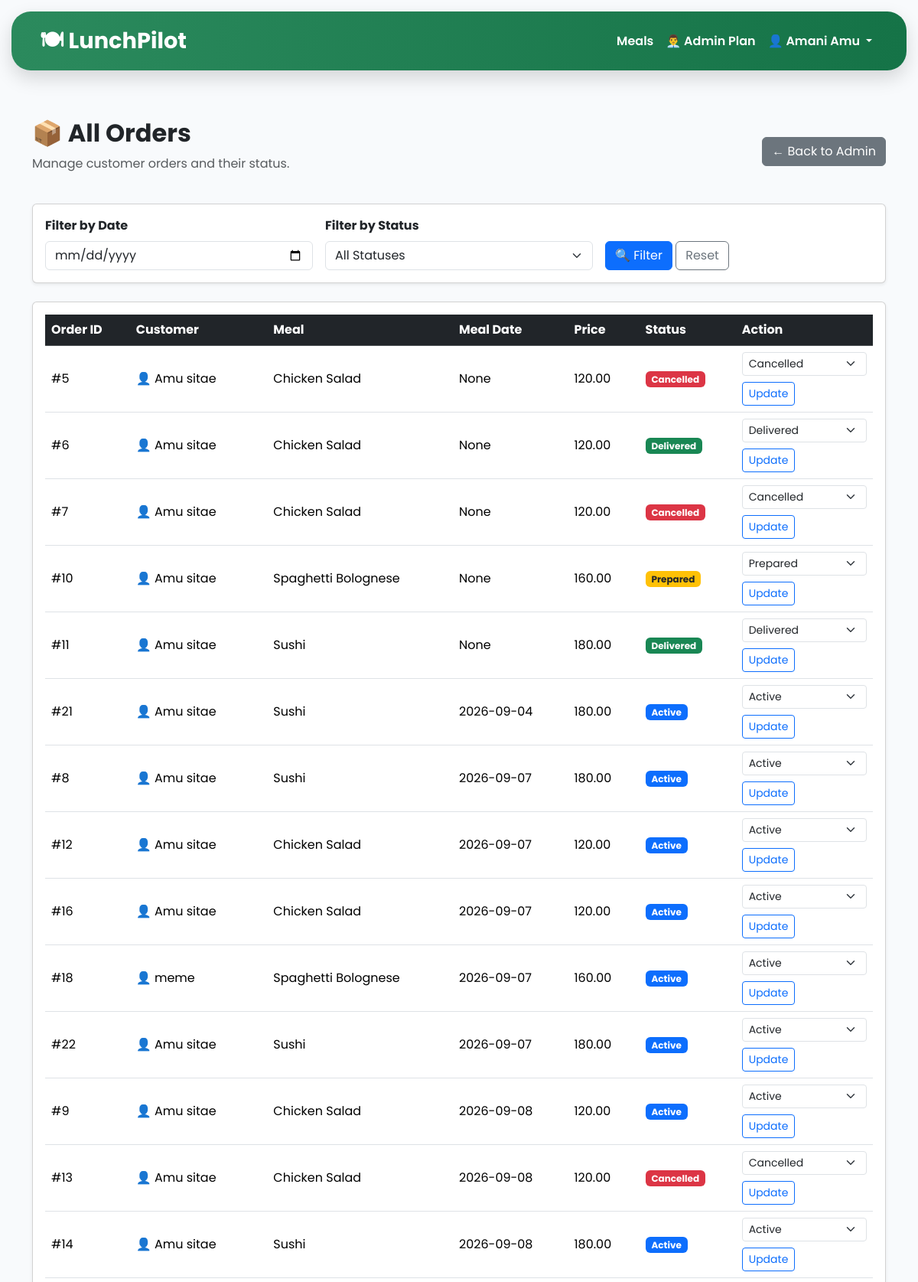
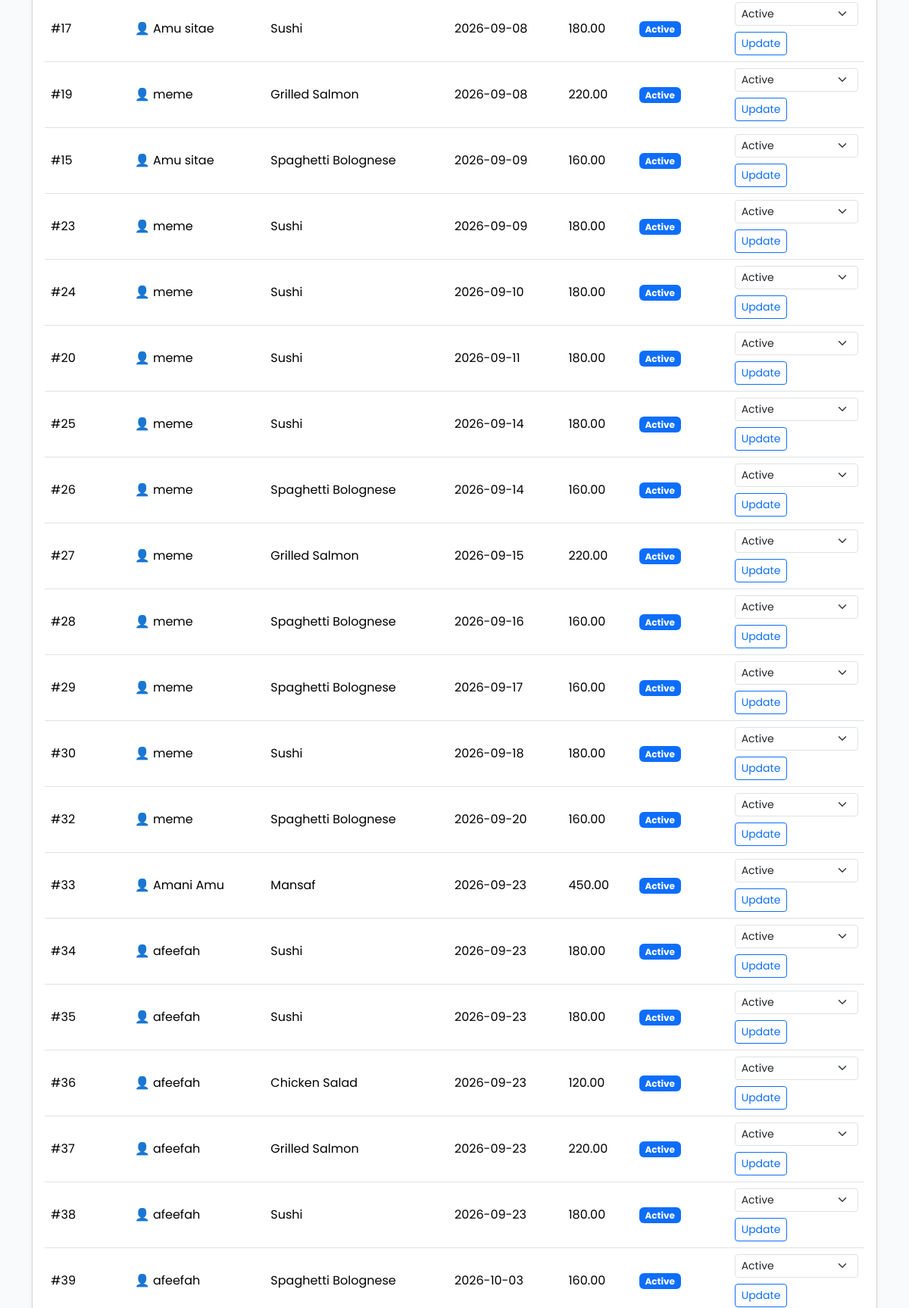
Screenshot of /admin/orders (signed in, upper part) with the database file from the repository (2 pictures, top to bottom).
### tables this page shows
CREATE TABLE users(

        id INTEGER PRIMARY KEY AUTOINCREMENT,
        fullname TEXT NOT NULL,
        email TEXT UNIQUE NOT NULL,
        password TEXT NOT NULL

    , is_admin INTEGER DEFAULT 0, allergy TEXT DEFAULT 'None', daily_calorie_goal INTEGER DEFAULT 2000, monthly_budget REAL DEFAULT 3000, food_preference TEXT DEFAULT 'No Preference');

CREATE TABLE orders(

        id INTEGER PRIMARY KEY AUTOINCREMENT,

        user_id INTEGER NOT NULL,

        meal_id INTEGER NOT NULL,

        order_date TEXT,

        total_price REAL, status TEXT DEFAULT 'Active', meal_date TEXT,

        FOREIGN KEY(user_id) REFERENCES users(id),

        FOREIGN KEY(meal_id) REFERENCES meals(id)

    );

CREATE TABLE meals(

        id INTEGER PRIMARY KEY AUTOINCREMENT,

        meal_name TEXT NOT NULL,

        category TEXT NOT NULL,

        calories INTEGER NOT NULL,

        price REAL NOT NULL,

        ingredients TEXT,

        image TEXT

    );

### routes/admin.py (the view, shortened to what this page needs)
@admin.route("/admin/orders")
def admin_orders():
    if "user_id" not in session:
        return redirect(url_for("auth.login"))
    connection = get_connection()
    cursor = connection.cursor()
    cursor.execute(
        "SELECT is_admin FROM users WHERE id = ?",
        (session["user_id"],)
    )
    user = cursor.fetchone()
    selected_date = request.args.get(
        "date",
        ""
    )
    selected_status = request.args.get(
        "status",
        ""
    )
    query = """
        SELECT
            orders.id,
            users.fullname,
            meals.meal_name,
            orders.meal_date,
            orders.total_price,
            orders.status
        FROM orders
        JOIN users
        ON orders.user_id = users.id
        JOIN meals
        ON orders.meal_id = meals.id
        WHERE 1=1
    """
    params = []
    query += """
        ORDER BY orders.meal_date ASC,
                 orders.id ASC
    """
    cursor.execute(
        query,
        params
    )
    orders = cursor.fetchall()
    connection.close()
    return render_template(
        "admin_orders.html",
        orders=orders,
        selected_date=selected_date,
        selected_status=selected_status
    )

### database.py (called while the page is built)
def get_connection():
    return sqlite3.connect(DATABASE)

### templates/admin_orders.html (shortened to what this page needs)
{% extends "base.html" %}
{% block content %}
<div class="container py-5">
    <div class="d-flex justify-content-between align-items-center mb-4">
        <div>
            <h2 class="fw-bold">📦 All Orders</h2>
            <p class="text-muted">
                Manage customer orders and their status.
            </p>
        </div>
        <a href="{{ url_for('admin.admin_plan') }}"
           class="btn btn-secondary">
            ← Back to Admin
        </a>
    </div>
    <div class="card shadow-sm mb-4">
        <div class="card-body">
            <form method="GET"
                  action="{{ url_for('admin.admin_orders') }}">
                <div class="row g-3 align-items-end">
                    <div class="col-md-4">
                        <label class="form-label fw-bold">
                            Filter by Date
                        </label>
                        <input
                            type="date"
                            name="date"
                            class="form-control"
                            value="{{ selected_date }}"
                        >
                    </div>
                    <div class="col-md-4">
                        <label class="form-label fw-bold">
                            Filter by Status
                        </label>
                        <select
                            name="status"
                            class="form-select"
                        >
                            <option value="">
                                All Statuses
                            </option>
                        </select>
                    </div>
                    <div class="col-md-4">
                        <button
                            type="submit"
                            class="btn btn-primary"
                        >
                            🔍 Filter
                        </button>
                        <a
                            href="{{ url_for('admin.admin_orders') }}"
                            class="btn btn-outline-secondary"
                        >
                            Reset
                        </a>
                    </div>
                </div>
            </form>
        </div>
    </div>
    <div class="card shadow-sm">
        <div class="card-body">
            <div class="table-responsive">
                <table class="table table-hover align-middle">
                    <thead class="table-dark">
                        <tr>
                            <th>Order ID</th>
                            <th>Customer</th>
                            <th>Meal</th>
                            <th>Meal Date</th>
                            <th>Price</th>
                            <th>Status</th>
                            <th>Action</th>
                        </tr>
                    </thead>
                    <tbody>
                        {% if orders %}
                            {% for order in orders %}
                            <tr>
                                <td>
                                    #{{ order[0] }}
                                </td>
                                <td>
                                    👤 {{ order[1] }}
                                </td>
                                <td>
                                    {{ order[2] }}
                                </td>
                                <td>
                                    {{ order[3] }}
                                </td>
                                <td>
                                    {{ "%.2f"|format(order[4]) }}
                                </td>
                                <td>
                                    {% if order[5] == "Active" %}
                                        <span class="badge bg-primary">
                                            Active
                                        </span>
                                    {% elif order[5] == "Prepared" %}
                                        <span class="badge bg-warning text-dark">
                                            Prepared
                                        </span>
                                    {% elif order[5] == "Delivered" %}
                                        <span class="badge bg-success">
                                            Delivered
                                        </span>
                                    {% elif order[5] == "Cancelled" %}
                                        <span class="badge bg-danger">
                                            Cancelled
                                        </span>
                                    {% else %}
                                        <span class="badge bg-secondary">
                                            {{ order[5] }}
                                        </span>
                                    {% endif %}
                                </td>
                                <td>
                                    <form
                                        method="POST"
                                        action="{{ url_for('admin.admin_update_order', order_id=order[0]) }}"
                                    >
                                        <select
                                            name="status"
                                            class="form-select form-select-sm mb-2"
                                        >
                                            <option value="Active"
                                                {% if order[5] == "Active" %}selected{% endif %}>
                                                Active
                                            </option>
                                            <option value="Prepared"
                                                {% if order[5] == "Prepared" %}selected{% endif %}>
                                                Prepared
                                            </option>
                                            <option value="Delivered"
                                                {% if order[5] == "Delivered" %}selected{% endif %}>
                                                Delivered
                                            </option>
                                            <option value="Cancelled"
                                                {% if order[5] == "Cancelled" %}selected{% endif %}>
                                                Cancelled
                                            </option>
                                        </select>
                                        <button
                                            type="submit"
                                            class="btn btn-sm btn-outline-primary"
                                        >
                                            Update
                                        </button>
                                    </form>
                                </td>
                            </tr>
                            {% endfor %}
                        {% endif %}
                    </tbody>
                </table>
            </div>
        </div>
    </div>
</div>
{% endblock %}

### templates/base.html (shortened to what this page needs)
<!DOCTYPE html>
<html lang="en">
<head>
    <link href="https://cdn.jsdelivr.net/npm/bootstrap@5.3.7/dist/css/bootstrap.min.css"
          rel="stylesheet">
    <link rel="stylesheet"
          href="{{ url_for('static', filename='css/style.css') }}">
    <link rel="stylesheet"
        href="https://cdn.jsdelivr.net/npm/bootstrap-icons@1.11.3/font/bootstrap-icons.min.css">
</head>
<body>
    <nav class="navbar navbar-expand-lg lunchpilot-navbar">
        <div class="container">
            <a class="navbar-brand fw-bold"
               href="/">
                🍽 LunchPilot
            </a>
            <div class="collapse navbar-collapse"
                 id="navbarNav">
                <ul class="navbar-nav ms-auto">
                    {% if session.get("is_admin") == 1 %}
                    <li class="nav-item">
                        <a class="nav-link"
                           href="/meals">
                            Meals
                         </a>
                      </li>
                    <li class="nav-item">
                        <a class="nav-link"
                           href="{{ url_for('admin.admin_plan') }}">
                            👨‍💼 Admin Plan
                        </a>
                    </li>
                    <li class="nav-item dropdown">
                        <a class="nav-link dropdown-toggle"
                           href="#"
                           id="adminDropdown"
                           role="button"
                           data-bs-toggle="dropdown"
                           aria-expanded="false">
                            👤 {{ session.get("fullname") }}
                        </a>
                    </li>
                    {% endif %}
                </ul>
            </div>
        </div>
    </nav>
    <main>
        {% block content %}
        {% endblock %}
    </main>
</body>
</html>

### static/css/style.css (style rules this page uses)
body { font-family: 'Poppins', sans-serif; background-color: #f8fafc; color: #212529; margin: 0; padding: 0; }
.navbar { background: linear-gradient( 90deg, #2b8a5d, #157347 ) !important; border-radius: 25px; margin: 15px; padding: 12px 25px; box-shadow: 0 10px 25px rgba(0,0,0,0.15); }
.navbar .nav-link { color: white !important; font-weight: 600; padding: 12px 20px; border-radius: 18px; transition: all 0.3s ease; }
.navbar-brand { color: white !important; font-size: 1.8rem; font-weight: 700; }
.navbar .dropdown-toggle { color: white !important; font-weight: 600; }

### rows the page displays
users: get "Amani Amu"
orders: id "5", fullname "Amu sitae", meal_name "Chicken Salad", order "None", total_price "120.00", shows "Cancelled", status "Cancelled"
orders: id "6", fullname "Amu sitae", meal_name "Chicken Salad", order "None", total_price "120.00", shows "Delivered", status "Delivered"
orders: id "7", fullname "Amu sitae", meal_name "Chicken Salad", order "None", total_price "120.00", shows "Cancelled", status "Cancelled"
orders: id "10", fullname "Amu sitae", meal_name "Spaghetti Bolognese", order "None", total_price "160.00", shows "Prepared", status "Prepared"
orders: id "11", fullname "Amu sitae", meal_name "Sushi", order "None", total_price "180.00", shows "Delivered", status "Delivered"
orders: id "21", fullname "Amu sitae", meal_name "Sushi", meal_date "2026-09-04", total_price "180.00", shows "Active", status "Active"
orders: id "8", fullname "Amu sitae", meal_name "Sushi", meal_date "2026-09-07", total_price "180.00", shows "Active", status "Active"
orders: id "12", fullname "Amu sitae", meal_name "Chicken Salad", meal_date "2026-09-07", total_price "120.00", shows "Active", status "Active"
orders: id "16", fullname "Amu sitae", meal_name "Chicken Salad", meal_date "2026-09-07", total_price "120.00", shows "Active", status "Active"
orders: id "18", fullname "meme", meal_name "Spaghetti Bolognese", meal_date "2026-09-07", total_price "160.00", shows "Active", status "Active"
orders: id "22", fullname "Amu sitae", meal_name "Sushi", meal_date "2026-09-07", total_price "180.00", shows "Active", status "Active"
orders: id "9", fullname "Amu sitae", meal_name "Chicken Salad", meal_date "2026-09-08", total_price "120.00", shows "Active", status "Active"
orders: id "13", fullname "Amu sitae", meal_name "Chicken Salad", meal_date "2026-09-08", total_price "120.00", shows "Cancelled", status "Cancelled"
orders: id "14", fullname "Amu sitae", meal_name "Sushi", meal_date "2026-09-08", total_price "180.00", shows "Active", status "Active"
orders: id "17", fullname "Amu sitae", meal_name "Sushi", meal_date "2026-09-08", total_price "180.00", shows "Active", status "Active"
orders: id "19", fullname "meme", meal_name "Grilled Salmon", meal_date "2026-09-08", total_price "220.00", shows "Active", status "Active"
orders: id "15", fullname "Amu sitae", meal_name "Spaghetti Bolognese", meal_date "2026-09-09", total_price "160.00", shows "Active", status "Active"
orders: id "23", fullname "meme", meal_name "Sushi", meal_date "2026-09-09", total_price "180.00", shows "Active", status "Active"
orders: id "24", fullname "meme", meal_name "Sushi", meal_date "2026-09-10", total_price "180.00", shows "Active", status "Active"
orders: id "20", fullname "meme", meal_name "Sushi", meal_date "2026-09-11", total_price "180.00", shows "Active", status "Active"
orders: id "25", fullname "meme", meal_name "Sushi", meal_date "2026-09-14", total_price "180.00", shows "Active", status "Active"
orders: id "26", fullname "meme", meal_name "Spaghetti Bolognese", meal_date "2026-09-14", total_price "160.00", shows "Active", status "Active"
orders: id "27", fullname "meme", meal_name "Grilled Salmon", meal_date "2026-09-15", total_price "220.00", shows "Active", status "Active"
orders: id "28", fullname "meme", meal_name "Spaghetti Bolognese", meal_date "2026-09-16", total_price "160.00", shows "Active", status "Active"
orders: id "29", fullname "meme", meal_name "Spaghetti Bolognese", meal_date "2026-09-17", total_price "160.00", shows "Active", status "Active"
orders: id "30", fullname "meme", meal_name "Sushi", meal_date "2026-09-18", total_price "180.00", shows "Active", status "Active"
orders: id "32", fullname "meme", meal_name "Spaghetti Bolognese", meal_date "2026-09-20", total_price "160.00", shows "Active", status "Active"
orders: id "33", fullname "Amani Amu", meal_name "Mansaf", meal_date "2026-09-23", total_price "450.00", shows "Active", status "Active"
orders: id "34", fullname "afeefah", meal_name "Sushi", meal_date "2026-09-23", total_price "180.00", shows "Active", status "Active"
orders: id "35", fullname "afeefah", meal_name "Sushi", meal_date "2026-09-23", total_price "180.00", shows "Active", status "Active"
orders: id "36", fullname "afeefah", meal_name "Chicken Salad", meal_date "2026-09-23", total_price "120.00", shows "Active", status "Active"
orders: id "37", fullname "afeefah", meal_name "Grilled Salmon", meal_date "2026-09-23", total_price "220.00", shows "Active", status "Active"
orders: id "38", fullname "afeefah", meal_name "Sushi", meal_date "2026-09-23", total_price "180.00", shows "Active", status "Active"
orders: id "39", fullname "afeefah", meal_name "Spaghetti Bolognese", meal_date "2026-10-03", total_price "160.00", shows "Active", status "Active"
